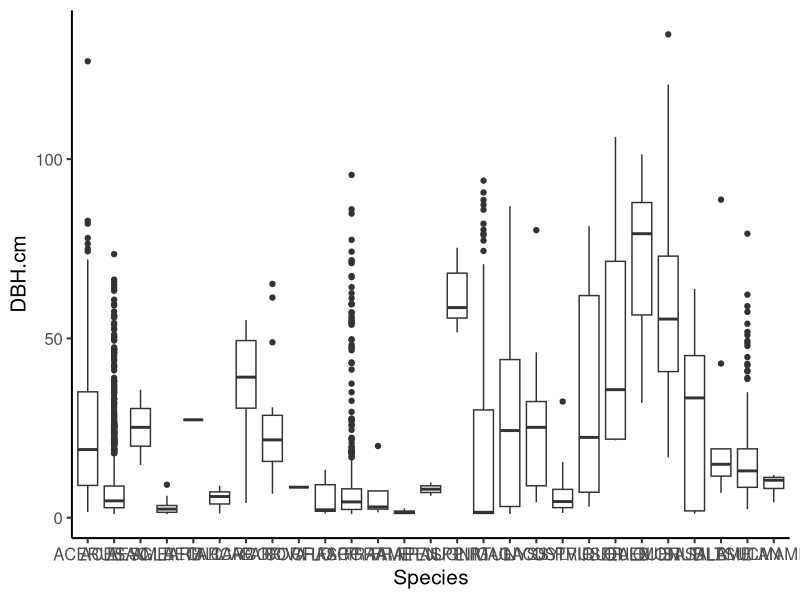
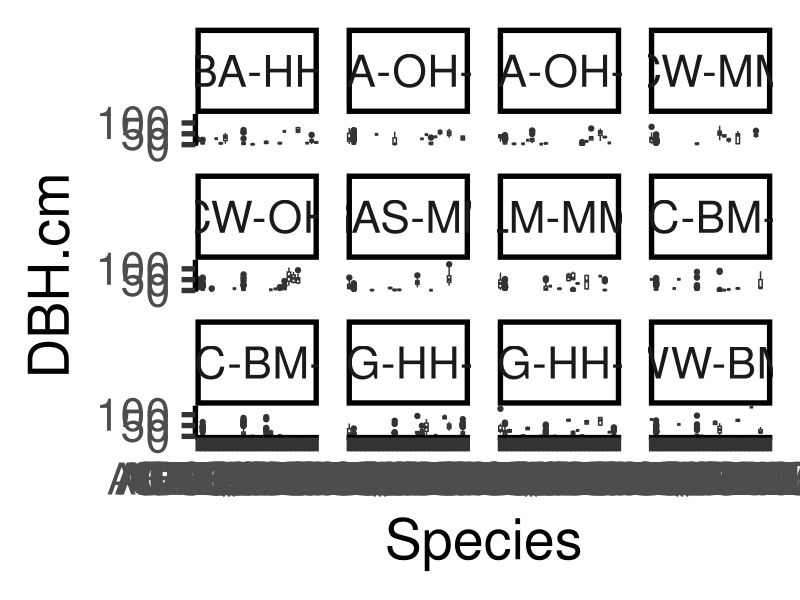

Generate these figures, in order, with R:
# Code to QAQC plot census data
# code will be adapted to compare data across censuses

library(tidyverse)

# read in the data and inspect
dat = read.csv("./Raw.Data/Plot_Census_2026.csv")
str(dat)
summary(dat)

# detect duplicates
dat %>%
  count(StemID) %>%
  filter(n > 1)

# make sure species codes are entered consistently
table(dat$Species)

# get unique species names
unique(dat$Species)

# check if any value in any column is NA
table(is.na(dat))

# check range of DBH
# no value should be < 1
range(dat$DBH.cm)

# check to see if two decimal places were entered, should only be 1
dat %>%
  filter(DBH.cm != round(DBH.cm, 1))

# look to see if there is species-specific outlier detection
trees.qaqc <- dat %>%
  group_by(Plot,Species) %>%
  mutate(
    mean.dbh = mean(DBH.cm, na.rm = TRUE),
    sd.dbh = sd(DBH.cm, na.rm = TRUE),
    z = (DBH.cm - mean.dbh) / sd.dbh,
    flag.outlier = abs(z) > 3)

table(trees.qaqc$flag.outlier)
# flagging an ACSA much larger than mean for the species

# Visualize DBH for species

library(ggplot2)

ggplot(dat, aes(x = Species, y = DBH.cm)) +
  geom_boxplot()+
  theme_classic(base_size = 15)

ggplot(dat, aes(x = Species, y = DBH.cm)) +
  geom_boxplot()+
  theme_classic(base_size = 40)+
  facet_wrap(~Plot)
